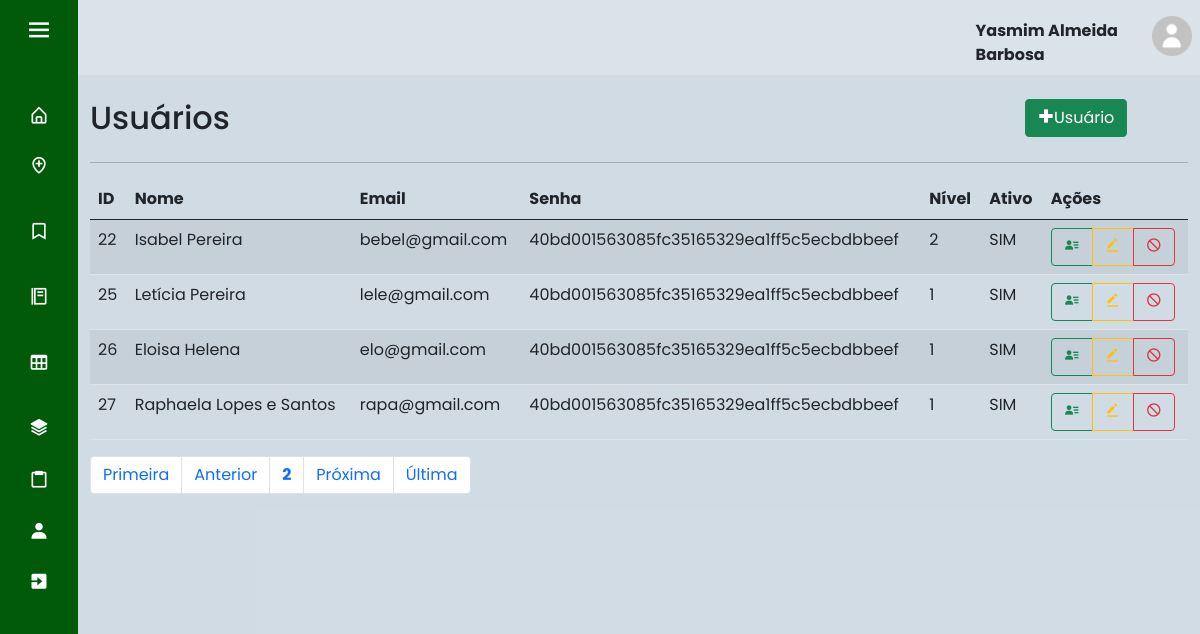
The page /index.php?page=lista_usu&pagina=2 (signed in) on the database its author committed.
### tables this page shows
CREATE TABLE IF NOT EXISTS `usuario` (
  `id_cli` int(11) NOT NULL AUTO_INCREMENT,
  `nome` varchar(45) NOT NULL,
  `email` varchar(45) NOT NULL,
  `senha` varchar(100) NOT NULL,
  `nivel` int(1) DEFAULT NULL,
  `ativo` tinyint(1) DEFAULT NULL,
  `foto` varchar(220) DEFAULT NULL,
  PRIMARY KEY (`id_cli`),
  KEY `nivel` (`nivel`)
);

### sis/usuario/lista_usu.php (the view, shortened to what this page needs)
<div id="main" class="container-fluid">
	<div id="top" class="row">
		<div class="col-md-10">
			<h2>Usuários</h2>
		</div>
		<div class="col-md-2">
			<a href="?page=fcad_usu" class="btn btn-success pull-right h2"><i class='bx bx-plus-medical'></i>Usuário</a>
		</div>
	</div>
	<hr/>
	<div id="bloco-list-pag">
		<div id="list" class="row">
			<div class="table-responsive col-xs-12">
				<?php
					$quantidade = 5;
					$pagina = (isset($_GET['pagina'])) ? (int)$_GET['pagina'] : 1;
					$inicio = ($quantidade * $pagina) - $quantidade;
					$data_all = mysqli_query($con, "select * from usuario order by id_cli asc limit $inicio, $quantidade;") or die(mysqli_error());
					echo "<table class='table table-striped' cellspacing='0' cellpading='0'>";
					echo "<thead><tr>";
					echo "<td><strong>ID</strong></td>";
					echo "<td><strong>Nome</strong></td>";
					echo "<td><strong>Email</strong></td>";
					echo "<td><strong>Senha</strong></td>";
					echo "<td><strong>Nível</strong></td>";
					echo "<td><strong>Ativo</strong></td>";
					echo "<td class='actions'><strong>Ações</strong></td>";
					echo "</tr></thead><tbody>";
					while($info = mysqli_fetch_array($data_all)){
						echo "<tr>";
						echo "<td>".$info['id_cli']."</td>";
						echo "<td>".$info['nome']."</td>";
						echo "<td>".$info['email']."</td>";
						echo "<td>".$info['senha']."</td>";
						echo "<td>".$info['nivel']."</td>";
						if($info['ativo'] == 1){
							echo "<td>SIM</td>";
						}else if($info['ativo'] == 0){
							echo "<td>NÃO</td>";
						}
						echo "<td><div class='btn-group btn-group-xs'>";
						echo "<a class='btn btn-outline-success btn-xs' href=?page=view_usu&id_cli=".$info['id_cli']."> <i class='bx bxs-user-detail'></i> </a>";
						echo "<a class='btn btn-outline-warning btn-xs' href=?page=fedit_usu&id_cli=".$info['id_cli']."> <i class='bx bxs-edit-alt'></i> </a>";
						if($info['ativo'] == 1){
							echo "<a class='btn btn-outline-danger btn-xs'  href=?page=block_usu&id_cli=".$info['id_cli']."> <i class='bx bx-block'></i> </a>";
						}else if($info['ativo'] == 0){
							echo "<a class='btn btn-outline-success btn-xs'  href=?page=ativa_usu&id_cli=".$info['id_cli']."><i class='bx bx-lock-open'></i></a></div></td>";
						}
					}
					echo "</tr></tbody></table>";
				?>
			</div>
		</div>
		<div id="bottom" class="row">
			<div class="col-md-12">
				<?php
					$sqlTotal 		= "select id_cli from usuario;";
					$qrTotal  		= mysqli_query($con, $sqlTotal) or die (mysqli_error());
					$numTotal 		= mysqli_num_rows($qrTotal);
					$totalpagina = (ceil($numTotal/$quantidade)<=0) ? 1 : ceil($numTotal/$quantidade);
					$anterior = (($pagina-1) <= 0) ? 1 : $pagina - 1;
					$posterior = (($pagina+1) >= $totalpagina) ? $totalpagina : $pagina+1;
					echo "<ul class='pagination'>";
					echo "<li class='page-item'><a class='page-link' href='?page=lista_usu&pagina=1'> Primeira</a></li> ";
					echo "<li class='page-item'><a class='page-link' href=\"?page=lista_usu&pagina=$anterior\"> Anterior</a></li> ";
					echo "<li class='page-item'><a class='page-link' href='?page=lista_usu&pagina=".$pagina."'><strong>".$pagina."</strong></a></li> ";
					echo "<li class='page-item'><a class='page-link' href=\"?page=lista_usu&pagina=$posterior\"> Pr&oacute;xima</a></li> ";
					echo "<li class='page-item'><a class='page-link' href=\"?page=lista_usu&pagina=$totalpagina\"> &Uacute;ltima</a></li></ul>";
				?>
			</div>
		</div>
	</div>
</div>

### index.php (shortened to what this page needs)
<!doctype html>
<html lang="pt-br">
  <head>
    <link rel="stylesheet" href="css/style.css">
    <link href='https://unpkg.com/boxicons@2.0.7/css/boxicons.min.css' rel='stylesheet'>
    <link href="https://cdn.jsdelivr.net/npm/bootstrap@5.0.2/dist/css/bootstrap.min.css" rel="stylesheet">
  </head>
  <body>
    <?php
      include "base/config.php";
      switch($_SESSION['UsuarioNivel']){
        case 3: include "base/sidebar3.php"; break; exit;
      }
    ?>
  <section class="home-section">
      <nav class="navbar navbar-expand-sm" style="background-color: rgba(255, 255, 255, 0.2);">
      <?php
          if(isset($_SESSION["UsuarioID"])) {
              $usuario_id = $_SESSION["UsuarioID"];
          } else{
              header("location: base/login.php");
              exit;
          }
          $sql = "select * from usuario where id_cli = '$usuario_id'";
          $result = mysqli_query($con, $sql);
          if($result){
            $row = mysqli_fetch_assoc($result);
            $nome = $row['nome'];
      ?>
        <ul class="navbar-nav" style="margin-left: 80%;">
          <li class="nav-item" style="font-weight: bold; margin-top: 5%">
            <?php echo'' .$nome. '';?>
          </li>
          <li class="nav-item">
            <a class="nav-link" href="base/dados.php"><img src="img/home-perfil.png" width="40" height="40"></a>
          </li>
        </ul>
      </nav>
      <br>
      <?php
        } else{
              echo "Erro na consulta:" .mysqli_error($con);
            }
      ?>
    <?php
      include "base/ch_pages.php";
    ?>
    </section>
  </body>
</html>

### css/style.css (style rules this page uses)
* { margin: 0; padding: 0; box-sizing: border-box; font-family: 'Poppins', sans-serif; }
.home-section { position: relative; background: #184e7733; height: 100vh; left: 260px; width: calc(100% - 260px); transition: all 0.5s ease; }
.sidebar.close ~ .home-section { left: 78px; width: calc(100% - 78px); }

### rows shown on the page
usuario: nome "Yasmim Almeida Barbosa"
usuario: id_cli "22", nome "Isabel Pereira", email "bebel@gmail.com", senha "40bd001563085fc35165329ea1ff5c5ecbdbbeef", nivel "2", ativo "SIM"
usuario: id_cli "25", nome "Letícia Pereira", email "lele@gmail.com", senha "40bd001563085fc35165329ea1ff5c5ecbdbbeef", nivel "1", ativo "SIM"
usuario: id_cli "26", nome "Eloisa Helena", email "elo@gmail.com", senha "40bd001563085fc35165329ea1ff5c5ecbdbbeef", nivel "1", ativo "SIM"
usuario: id_cli "27", nome "Raphaela Lopes e Santos", email "rapa@gmail.com", senha "40bd001563085fc35165329ea1ff5c5ecbdbbeef", nivel "1", ativo "SIM"

### other values the page prints
$pagina "2"
